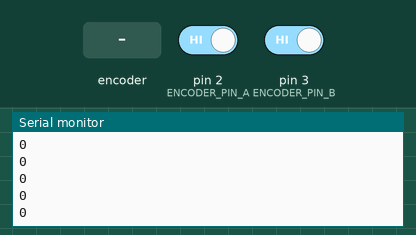
The sketch below on a simulated Arduino Uno, built with avr-gcc and run on an emulated ATmega328P. Shown: the last lines printed to the serial monitor. The test bench sets the inputs (shaded band); at power-on: pin 2 (ENCODER_PIN_A) HIGH, pin 3 (ENCODER_PIN_B) HIGH.

Above: at 1.2 s.
1.3 s: rotary encoder on pin 2 (ENCODER_PIN_A) / pin 3 (ENCODER_PIN_B) turned 1 step (first pin leading)
At 1.35 s:
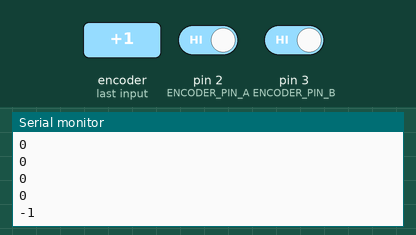
3.0 s: rotary encoder on pin 2 (ENCODER_PIN_A) / pin 3 (ENCODER_PIN_B) turned 1 step (first pin leading)
At 3.04 s:
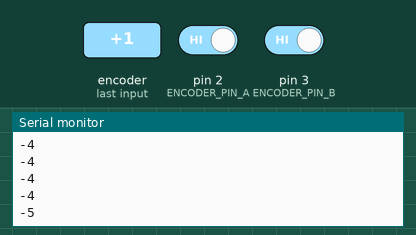
Timing chart, 0 to 6.0 s (numbered marks = the images above; inputs shaded):
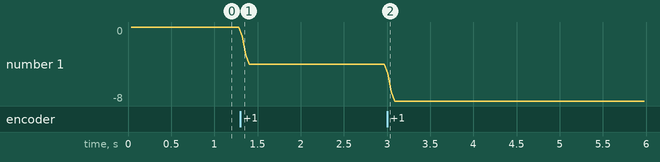

Measured:
- after the input at 1.3 s, the serial monitor: prints a new line at once (image 1)
- after the input at 3.0 s, the serial monitor: prints a new line at once (image 2)
- plotted number 1: 0 → -4 after the input at 1.3 s, -4 → -8 after the input at 3.0 s

The sketch:

booth_encoder.ino
```cpp
/*
  Neil Abcouwer and Andy Biar

  Uno Encoder
  SigEp Booth 2013
  2013-04-10

  Wiring Instructions
  BLACK->GND
  WHITE->5V
  YELLOW(A)->Pin2
  RED(B)->Pin3
 */

#define ENCODER_PIN_A 2 //Yellow Line
#define ENCODER_PIN_B 3 //Red Line
#define ENCODER_TICKS_PER_REV 128  // The encoder will increase 128 ticks per revolution
#define UPDATE_INTERVAL 40 // The serial will send a new value every X millis
#define SECS_IN_MINUTE 60
#define DEGREES_IN_REV 360
#define MILLIS_IN_SECOND 1000
#define BAUD_RATE 9600

volatile long encoderPos = 0;  // For unsigned positions, make unsigned long. MUST BE VOLATILE
long lastPos = 0; // For unsigned positions, make unsigned long
long degreePos = 0; // Position in degrees
double tickSpeed = 0; // Speed in ticks/sec
double rpmSpeed = 0; // Speed in RPM


/* Read Serial
 *
 * Allows the program to accept serial.
 * This will zero out the encoder when a 'z' is recieved.
 * Other commands can be added
 */
void read_serial(){
  char command;
  int value;

  if(Serial.available() > 0){
    command = Serial.read();
    value = Serial.parseInt();
    Serial.read();

    switch(command){
      case 'z':
        encoderPos = 0;
    }
  }
}

/* Setup
 *
 * This runs when the Arduino starts.
 *
 * Setup Pins and Interrupts for the encoder.
 */
void setup()
{
  pinMode(ENCODER_PIN_A, INPUT);
  pinMode(ENCODER_PIN_B, INPUT);

  //turn on pullups to make encoder work
  digitalWrite(ENCODER_PIN_A, HIGH);
  digitalWrite(ENCODER_PIN_B, HIGH);

  // encoder pin on interrupt 0 (pin 2)
  attachInterrupt(0, doEncoderA, CHANGE);

  // encoder pin on interrupt 1 (pin 3)
  attachInterrupt(1, doEncoderB, CHANGE);

  Serial.begin (BAUD_RATE);
}

/* Loop
 *
 * This runs after Setup and Loops forever.
 *
 * Reports position every update interval
 * Can add other position formats or speed info
 */
void loop()
{
  read_serial(); //Check for serial commands
//  lastPos = encoderPos;
  delay(UPDATE_INTERVAL);
  degreePos = (encoderPos * DEGREES_IN_REV) / ENCODER_TICKS_PER_REV;
//  tickSpeed = ((encoderPos - lastPos)*MILLIS_IN_SECOND)/UPDATE_INTERVAL;
//  rpmSpeed = (tickSpeed * SECS_IN_MINUTE) / ENCODER_TICKS_PER_REV;

    Serial.print(long(encoderPos));
//  Serial.print("\t");
//  Serial.print(degreePos);
//  Serial.print("\t");
//  Serial.print(tickSpeed);
//  Serial.print("\t");
//  Serial.print(rpmSpeed);
    Serial.println();
}

/* doEncoderA
 *
 * This interrupt is attatched to the encoder pin A and updates encoderPos
 */
void doEncoderA(){
  if (digitalRead(ENCODER_PIN_A) == HIGH) { // look for a low-to-high on channel A
    if (digitalRead(ENCODER_PIN_B) == LOW) // check channel B to see which way encoder is turning
      encoderPos = encoderPos - 1;         // CW
    else
      encoderPos = encoderPos + 1;         // CCW
  }
  else{ // must be a high-to-low edge on channel A
    if (digitalRead(ENCODER_PIN_B) == HIGH)      // check channel B to see which way encoder is turning
      encoderPos = encoderPos - 1;          // CW
    else
      encoderPos = encoderPos + 1;          // CCW
  }
}

/* doEncoderB
 *
 * This interrupt is attatched to the encoder pin B and updates encoderPos
 */
void doEncoderB(){
  if (digitalRead(ENCODER_PIN_B) == HIGH) {   // look for a low-to-high on channel B
    if (digitalRead(ENCODER_PIN_A) == HIGH)       // check channel A to see which way encoder is turning
      encoderPos = encoderPos - 1;         // CW
    else
      encoderPos = encoderPos + 1;         // CCW
  }
  else {   // Look for a high-to-low on channel B
    if (digitalRead(ENCODER_PIN_A) == LOW)       // check channel B to see which way encoder is turning
      encoderPos = encoderPos - 1;          // CW
    else
      encoderPos = encoderPos + 1;          // CCW
  }
}
```
